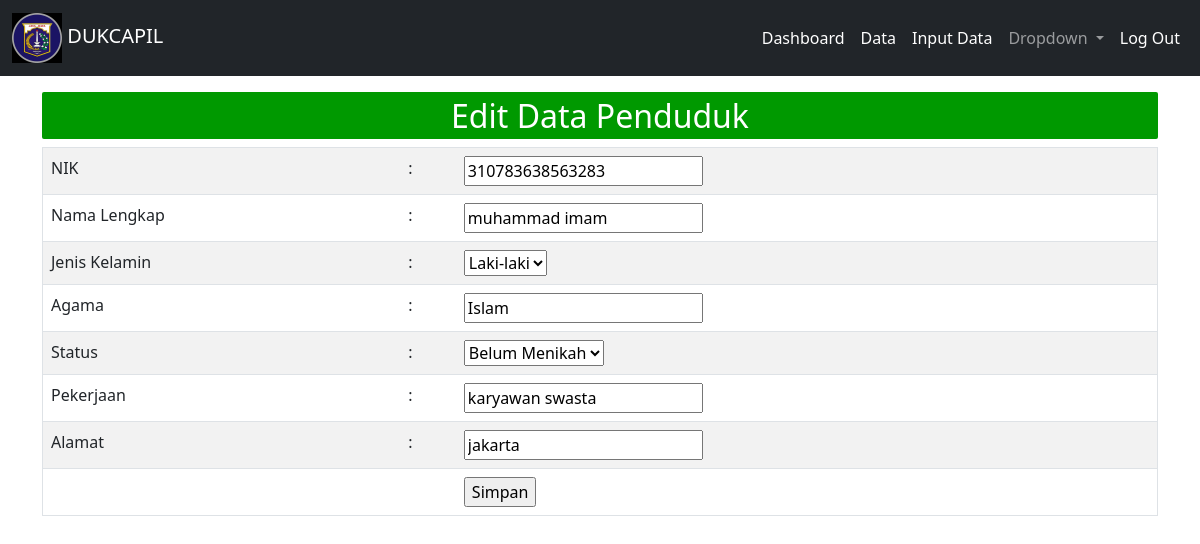
/form_edit.php?nik=310783638563283, run on the app's committed database.
### tables this page shows
CREATE TABLE `dt_penduduk` (
  `nik` varchar(16) NOT NULL,
  `nama` varchar(30) NOT NULL,
  `jenis_kelamin` varchar(10) NOT NULL,
  `agama` varchar(20) NOT NULL,
  `status` varchar(15) NOT NULL,
  `pekerjaan` varchar(20) NOT NULL,
  `alamat` varchar(50) NOT NULL
);

### form_edit.php (the view, shortened to what this page needs)
<?php
include 'koneksi.php';
$data_edit = mysqli_query($koneksi, "SELECT * FROM dt_penduduk WHERE nik='" . $_GET['nik'] . "'");
$result = mysqli_fetch_array($data_edit);
?>
<!DOCTYPE html>
<html lang="en">
<head>
    <link rel="stylesheet" href="css/bootstrap.min.css" />
</head>
<body>
    <nav class="navbar navbar-expand-lg navbar-dark bg-dark">
        <div class="container-fluid">
            <a class="navbar-brand" href="https://dukcapil.kemendagri.go.id/">
                <img src="img/logocapil.jpg" width="10%"> DUKCAPIL </a>
            <div class="collapse navbar-collapse" id="navbarSupportedContent">
                <ul class="navbar-nav ms-auto mb-2 mb-lg-0">
                    <li class="nav-item">
                        <a class="nav-link active" aria-current="page" href="admin.php">Dashboard</a>
                    </li>
                    <li class="nav-item">
                        <a class="nav-link active" href="view.php">Data</a>
                    </li>
                    <li class="nav-item">
                        <a class="nav-link active" href=" form_input.php">Input Data</a>
                    </li>
                    <li class="nav-item dropdown">
                        <a class="nav-link dropdown-toggle" href="#" role="button" data-bs-toggle="dropdown"
                            aria-expanded="false">
                            Dropdown
                        </a>
                    </li>
                    <li class="nav-item">
                        <a class="nav-link active" href="logout.php">Log Out</a>
                    </li>
                </ul>
            </div>
        </div>
    </nav>
    <div class="container mt-3">
        <h2 href="view.php" style="padding:0.4% 0.8%; background-color:#009900;
    color:#fff; border-radius: 2px; text-decoration:none" class="text-center">Edit Data Penduduk</h2>
        <form action="" method="POST">
            <table class="table table-hover table-striped" border="1" cellspacing="0" width="50%">
                <tr>
                    <td>NIK</td>
                    <td>:</td>
                    <td><input type=" text" name="nik" placeholder="NIK" value="<?php echo $result['nik'] ?>" required>
                    </td>
                </tr>
                <tr>
                    <td>Nama Lengkap</td>
                    <td>:</td>
                    <td><input type="text" name="nama" placeholder="Nama Lengkap" value="<?php echo $result['nama'] ?>"
                            required> </td>
                </tr>
                <tr>
                    <td>Jenis Kelamin</td>
                    <td>:</td>
                    <td>
                        <select name="jenis">
                            <option value="<?php echo $result['jenis_kelamin'] ?>">
                                <?php echo $result['jenis_kelamin'] ?>
                            </option>
                        </select>
                    </td>
                </tr>
                <tr>
                    <td>Agama</td>
                    <td>:</td>
                    <td><input type="text" name="agama" placeholder="Agama" value="<?php echo $result['agama'] ?>"
                            required>
                    </td>
                </tr>
                <tr>
                    <td>Status</td>
                    <td>:</td>
                    <td>
                        <select name="status">
                            <option value="<?php echo $result['status'] ?>"><?php echo $result['status'] ?></option>
                        </select>
                    </td>
                </tr>
                <tr>
                    <td>Pekerjaan</td>
                    <td>:</td>
                    <td><input type="text" name="pekerjaan" placeholder="Pekerjaan"
                            value="<?php echo $result['pekerjaan'] ?>" required>
                    </td>
                </tr>
                <tr>
                    <td>Alamat</td>
                    <td>:</td>
                    <td><input type="text" name="alamat" placeholder="Alamat" value="<?php echo $result['alamat'] ?>"
                            required>
                    </td>
                </tr>
                <tr>
                    <td></td>
                    <td></td>
                    <td><input type="submit" name="edit" value="Simpan"> </td>
                </tr>
            </table>
        </form>
    </div>
</body>
</html>

### data on the page
dt_penduduk: nik "310783638563283", nama "muhammad imam", jenis "Laki-laki", agama "Islam", status "Belum Menikah", pekerjaan "karyawan swasta", alamat "jakarta"
